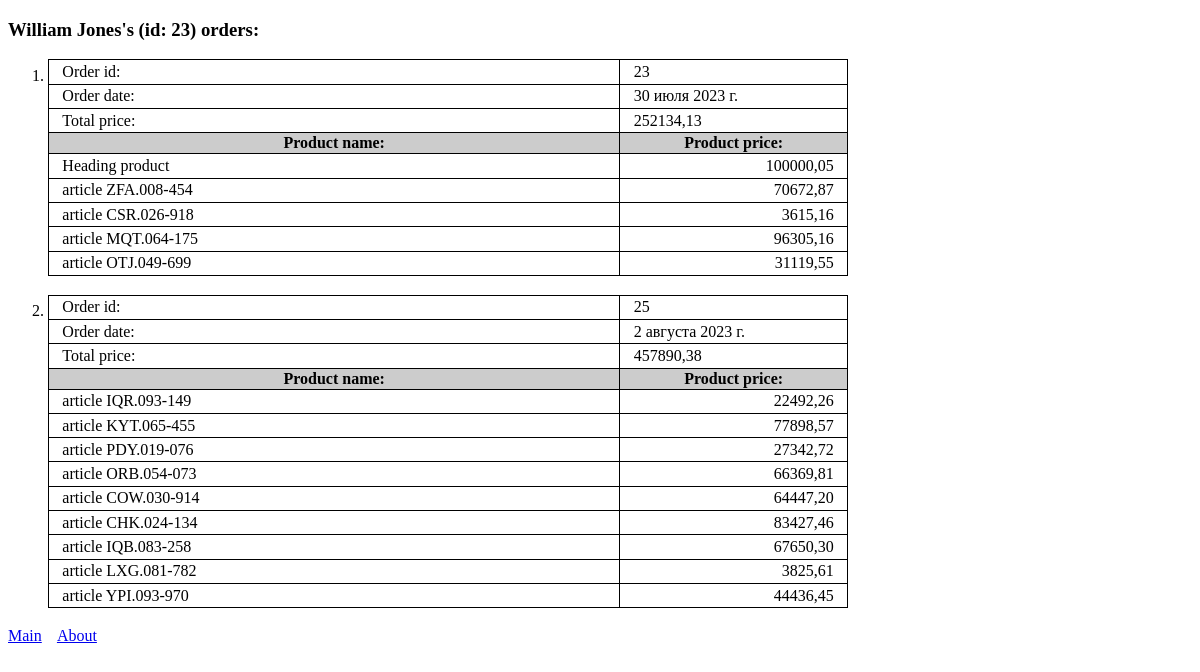
Page /orders/23/ on the committed database.
### homewrk_02/models.py (models this page shows, shortened)
class Customer(models.Model):
    name = models.CharField(max_length=100)
    email = models.EmailField(max_length=100)
    phone = models.CharField(max_length=100)
    address = models.CharField(max_length=100)
    reg_date = models.DateField()       # auto_now=True)

class Order(models.Model):
    customer: Customer = models.ForeignKey(Customer, on_delete=models.CASCADE)
    product = models.ManyToManyField(Product)
    order_date = models.DateField(auto_now_add=True)
    total_price = models.DecimalField(max_digits=8, decimal_places=2)

class Product(models.Model):
    name = models.CharField(max_length=100)
    description = models.CharField(max_length=300)
    price = models.DecimalField(max_digits=8, decimal_places=2)
    amount = models.IntegerField()
    add_date = models.DateField(auto_now=True)
    p_image = models.ImageField(upload_to='images/', default=None, null=True)

### homewrk_02/views.py (the view)
# urls.py: path('orders/<int:customer_id>/', views.order_list, name='orders_list'),
def order_list(request, customer_id):
    customer = get_object_or_404(Customer, pk=customer_id)
    orders = Order.objects.filter(customer=customer)
    context = {
        'title': 'Order list',
        'customer': customer,
    }
    if orders:
        context['orders'] = []
        for order in orders:
            context['orders'].append(
                {
                    'order': order,
                    'products': [item for item in order.product.all()],
                }
            )
    return render(request, 'homewrk_02/hw02_orders.html', context=context)

### homewrk_02/templates/homewrk_02/hw02_orders.html (shortened to what this page needs)
{% extends 'homewrk_02/base.html' %}
{% block content %}
<div>
    <h3>{{ customer.name }}'s (id: {{ customer.pk }}) orders:</h3>
    <ol>
        {% for order in orders %}
        <li>
            <table>
                <tr>
                    <td>Order id:</td>
                    <td class="price">{{ order.order.pk }}</td>
                </tr>
                <tr>
                    <td>Order date:</td>
                    <td class="price">{{ order.order.order_date }}</td>
                </tr>
                <tr>
                    <td>Total price:</td>
                    <td class="price">{{ order.order.total_price }}</td>
                </tr>
                <tr>
                    <th>Product name:</th>
                    <th class="price">Product price:</th>
                </tr>
                {% for product in order.products %}
                <tr>
                    <td>{{ product.name }}</td>
                    <td class="price r_align">{{ product.price }}</td>
                </tr>
                {% endfor %}
            </table>
        </li>
        {% endfor %}
    </ol>
</div>
<footer>
    <a href="{% url 'index' %}">Main</a>&nbsp;&nbsp;&nbsp;
    <a href="{% url 'about' %}">About</a>
</footer>
{% endblock %}

### homewrk_02/templates/homewrk_02/base.html (shortened to what this page needs)
{% load static %}
<!DOCTYPE html>
<html lang="en">
<head>
    <link rel="stylesheet" href="{% static 'style.css' %}">
</head>
<body>
{% block content %}{% endblock %}
</body>
</html>

### static/style.css (style rules this page uses)
table { width: 800px; border: solid 1px black; border-collapse: collapse; margin-bottom: 14pt; }
tr { border: solid 1px black; }
td { border: solid 1px black; padding: 2pt; padding-left: 10pt; padding-right: 10pt; }
th { background-color: #ccc; border: solid 1px black; text-align: center; }
.price { width: 200px; }
.r_align { text-align: right; }

### rows in the picture
Customer: name "William Jones", pk "23"
Order: order.pk "23", order.order_date "30 июля 2023 г.", order.total_price "252134,13"
Product: name "Heading product", price "100000,05"
Product: name "article ZFA.008-454", price "70672,87"
Product: name "article CSR.026-918", price "3615,16"
Product: name "article MQT.064-175", price "96305,16"
Product: name "article OTJ.049-699", price "31119,55"
Order: order.pk "25", order.order_date "2 августа 2023 г.", order.total_price "457890,38"
Product: name "article IQR.093-149", price "22492,26"
Product: name "article KYT.065-455", price "77898,57"
Product: name "article PDY.019-076", price "27342,72"
Product: name "article ORB.054-073", price "66369,81"
Product: name "article COW.030-914", price "64447,20"
Product: name "article CHK.024-134", price "83427,46"
Product: name "article IQB.083-258", price "67650,30"
Product: name "article LXG.081-782", price "3825,61"
Product: name "article YPI.093-970", price "44436,45"
